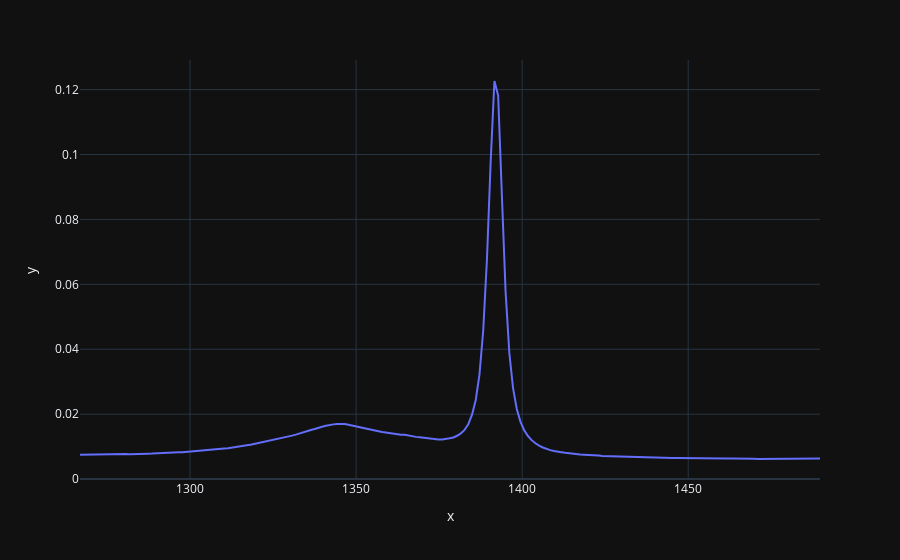
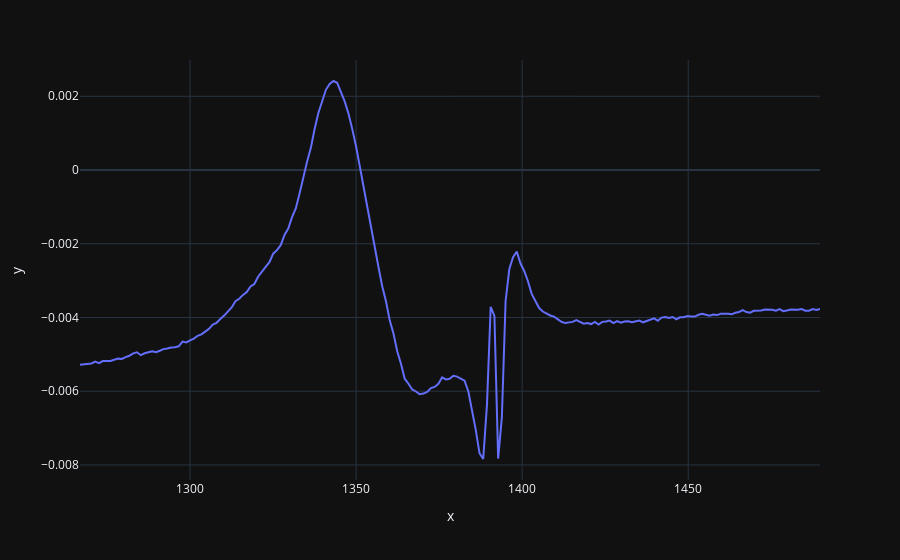
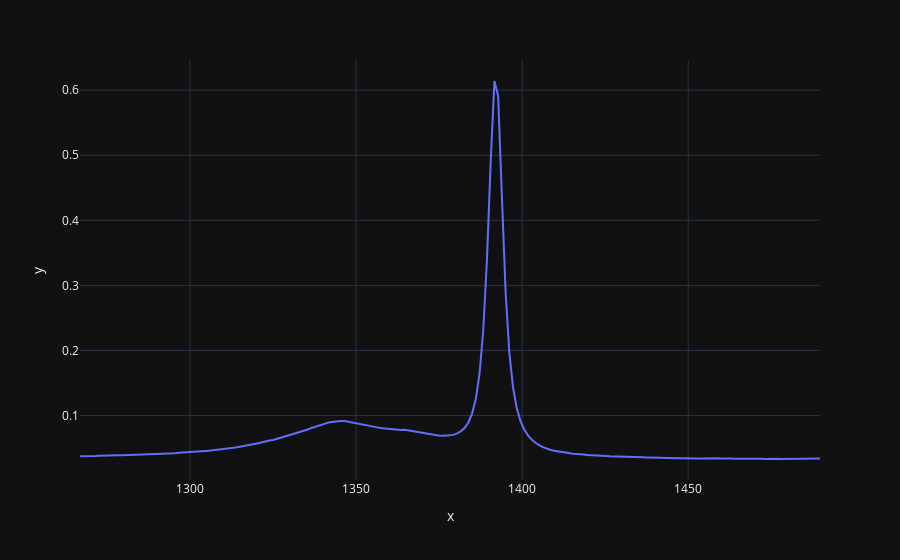
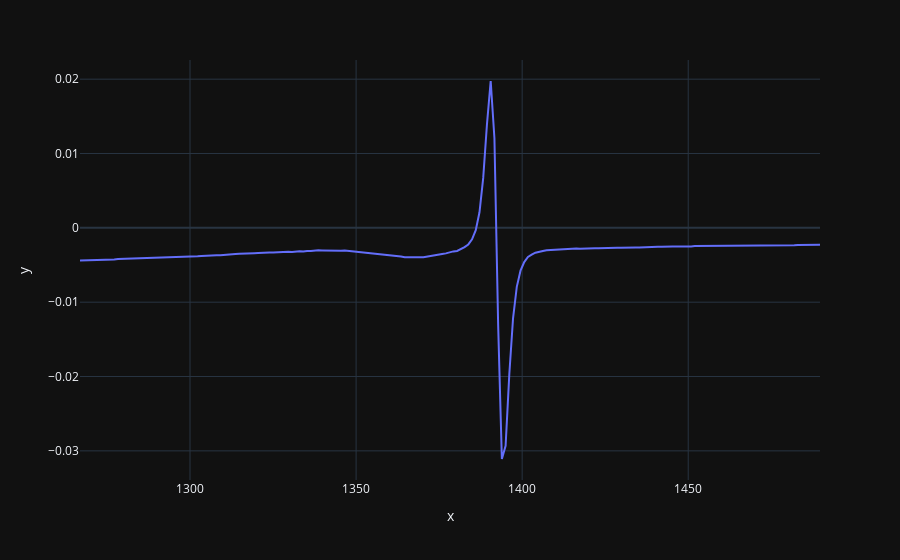

Notebook code for these charts, in order:
### Code cell
rm1 = np.array([
    [1, 0, 0, 0, 0, 0, 0],
    [0, 1, 0, 0, 0, 0, 0],
    [0, 0, 1, 0, 0, 0, 0],
    [0, 0, 0, 1, 0, 0, 0],
    [0, -.8, .4, 0, 1, 0, 0],
    [0, -.2, 0, 0, 0, 1, 0],
    [0, 0, 0, 0, 0, 0, 1],
])

rm2 = np.array([
    [1, 0, 0, 0, 0, 0, 0],
    [0, 1, 0, 0, 0, 0, 0],
    [0, 0, 1, 0, 0, 0, 0],
    [0, 0, 0, 1, 0, 0, 0],
    [0, 0, 0, 0, 1, 0, 0],
    [0, 0, 0, 0, 0, 1, 0],
    [0, 2, 4, 0, -1, .1, 1],
])

rm3 = np.array([
    [1, 0, 0, 0, 0, 0, 0],
    [0, 1, 0, 0, 0, 0, 0],
    [0, 0, 1, 0, 0, 0, 0],
    [0, 0, 0, 1, 0, 0, -.1],
    [0, 0, 0, 0, 1, 0, 0],
    [0, 0, 0, 0, 0, 1, 0],
    [0, 0, 0, 0, 0, 0, 1],
])

rm4 = np.array([
    [1, 0, 0, 0, 0, 0, 0],
    [0, 1, 0, 0, 0, 0, 0],
    [5, 0, 1, 0, 0.2, 0, 0],
    [0, 0, 0, 1, 0, 0, 0],
    [0, 0, 0, 0, 1, 0, 0],
    [0, 0, 0, 0, 0, 1, 0],
    [0, 0, 0, 0, 0, 0, 1],
])


tmp = np.dot(np.linalg.inv(t_matrix), dot(rm4.T, dot(rm3.T, dot(rm2.T, rm1.T))))

new_base_vectors = np.dot(map_b.base_vectors[:7].T, tmp).T
new_vectors = np.dot(tmp, map_b.vectors[:7])

px.line(x = map_b.raman_shift, y = new_base_vectors[0]).show()
# px.imshow(np.reshape(new_vectors[0], map_a.shape)).show()
px.line(x = map_b.raman_shift, y = new_base_vectors[1]).show()
# px.imshow(np.reshape(new_vectors[1], map_a.shape)).show()
px.line(x = map_b.raman_shift, y = new_base_vectors[2]).show()
# px.imshow(np.reshape(new_vectors[2], map_a.shape)).show()
px.line(x = map_b.raman_shift, y = new_base_vectors[3]).show()
# px.imshow(np.reshape(new_vectors[3], map_a.shape)).show()
px.line(x = map_b.raman_shift, y = new_base_vectors[4]).show()
# px.imshow(np.reshape(new_vectors[4], map_a.shape)).show()
px.line(x = map_b.raman_shift, y = new_base_vectors[5]).show()
# px.imshow(np.reshape(new_vectors[5], map_b.shape)).show()
px.line(x = map_b.raman_shift, y = new_base_vectors[6]).show()
# px.imshow(np.reshape(new_vectors[6], map_b.shape)).show()

### Figure 1 — Plotly figure (JSON) as saved in the notebook; plotly's stock layout.template omitted (floating-point values rounded to 4 significant figures; data arrays with more than 128 entries replaced by an {"elided": "..."} marker saying what was removed)
{"data": [{"hovertemplate": "x=%{x}<br>y=%{y}<extra></extra>", "legendgroup": "", "line": {"color": "#636efa", "dash": "solid"}, "marker": {"symbol": "circle"}, "mode": "lines", "name": "", "orientation": "v", "showlegend": false, "x": {"elided": "199 float values"}, "xaxis": "x", "y": {"elided": "199 float values"}, "yaxis": "y", "type": "scatter"}], "layout": {"xaxis": {"anchor": "y", "domain": [0.0, 1.0], "title": {"text": "x"}}, "yaxis": {"anchor": "x", "domain": [0.0, 1.0], "title": {"text": "y"}}, "legend": {"tracegroupgap": 0}, "margin": {"t": 60}}}

### Figure 2 — Plotly figure (JSON) as saved in the notebook; plotly's stock layout.template omitted (floating-point values rounded to 4 significant figures; data arrays with more than 128 entries replaced by an {"elided": "..."} marker saying what was removed)
{"data": [{"hovertemplate": "x=%{x}<br>y=%{y}<extra></extra>", "legendgroup": "", "line": {"color": "#636efa", "dash": "solid"}, "marker": {"symbol": "circle"}, "mode": "lines", "name": "", "orientation": "v", "showlegend": false, "x": {"elided": "199 float values"}, "xaxis": "x", "y": {"elided": "199 float values"}, "yaxis": "y", "type": "scatter"}], "layout": {"xaxis": {"anchor": "y", "domain": [0.0, 1.0], "title": {"text": "x"}}, "yaxis": {"anchor": "x", "domain": [0.0, 1.0], "title": {"text": "y"}}, "legend": {"tracegroupgap": 0}, "margin": {"t": 60}}}

### Figure 3 — Plotly figure (JSON) as saved in the notebook; plotly's stock layout.template omitted (floating-point values rounded to 4 significant figures; data arrays with more than 128 entries replaced by an {"elided": "..."} marker saying what was removed)
{"data": [{"hovertemplate": "x=%{x}<br>y=%{y}<extra></extra>", "legendgroup": "", "line": {"color": "#636efa", "dash": "solid"}, "marker": {"symbol": "circle"}, "mode": "lines", "name": "", "orientation": "v", "showlegend": false, "x": {"elided": "199 float values"}, "xaxis": "x", "y": {"elided": "199 float values"}, "yaxis": "y", "type": "scatter"}], "layout": {"xaxis": {"anchor": "y", "domain": [0.0, 1.0], "title": {"text": "x"}}, "yaxis": {"anchor": "x", "domain": [0.0, 1.0], "title": {"text": "y"}}, "legend": {"tracegroupgap": 0}, "margin": {"t": 60}}}

### Figure 4 — Plotly figure (JSON) as saved in the notebook; plotly's stock layout.template omitted (floating-point values rounded to 4 significant figures; data arrays with more than 128 entries replaced by an {"elided": "..."} marker saying what was removed)
{"data": [{"hovertemplate": "x=%{x}<br>y=%{y}<extra></extra>", "legendgroup": "", "line": {"color": "#636efa", "dash": "solid"}, "marker": {"symbol": "circle"}, "mode": "lines", "name": "", "orientation": "v", "showlegend": false, "x": {"elided": "199 float values"}, "xaxis": "x", "y": {"elided": "199 float values"}, "yaxis": "y", "type": "scatter"}], "layout": {"xaxis": {"anchor": "y", "domain": [0.0, 1.0], "title": {"text": "x"}}, "yaxis": {"anchor": "x", "domain": [0.0, 1.0], "title": {"text": "y"}}, "legend": {"tracegroupgap": 0}, "margin": {"t": 60}}}
